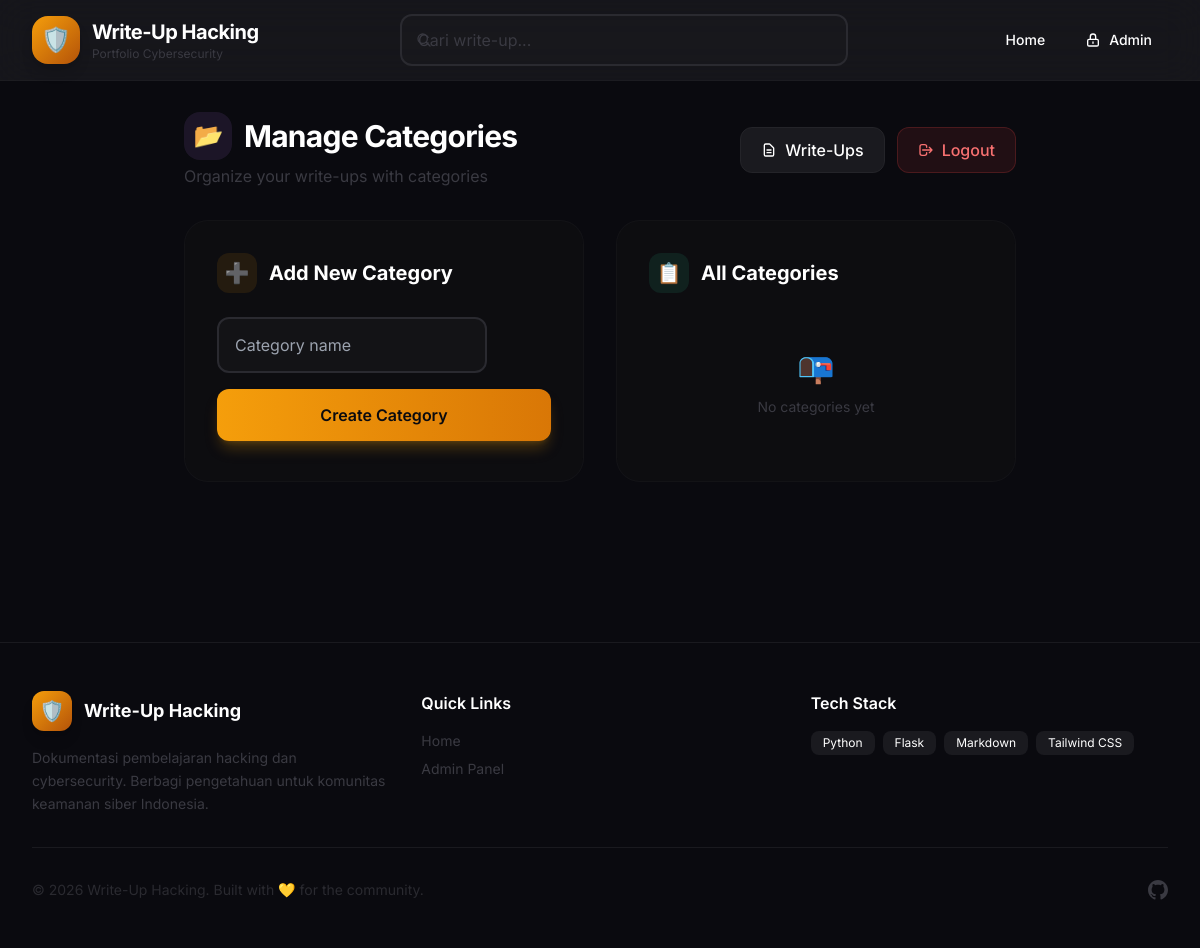
/admin/categories (signed in), run on an earlier commit of the app's database.
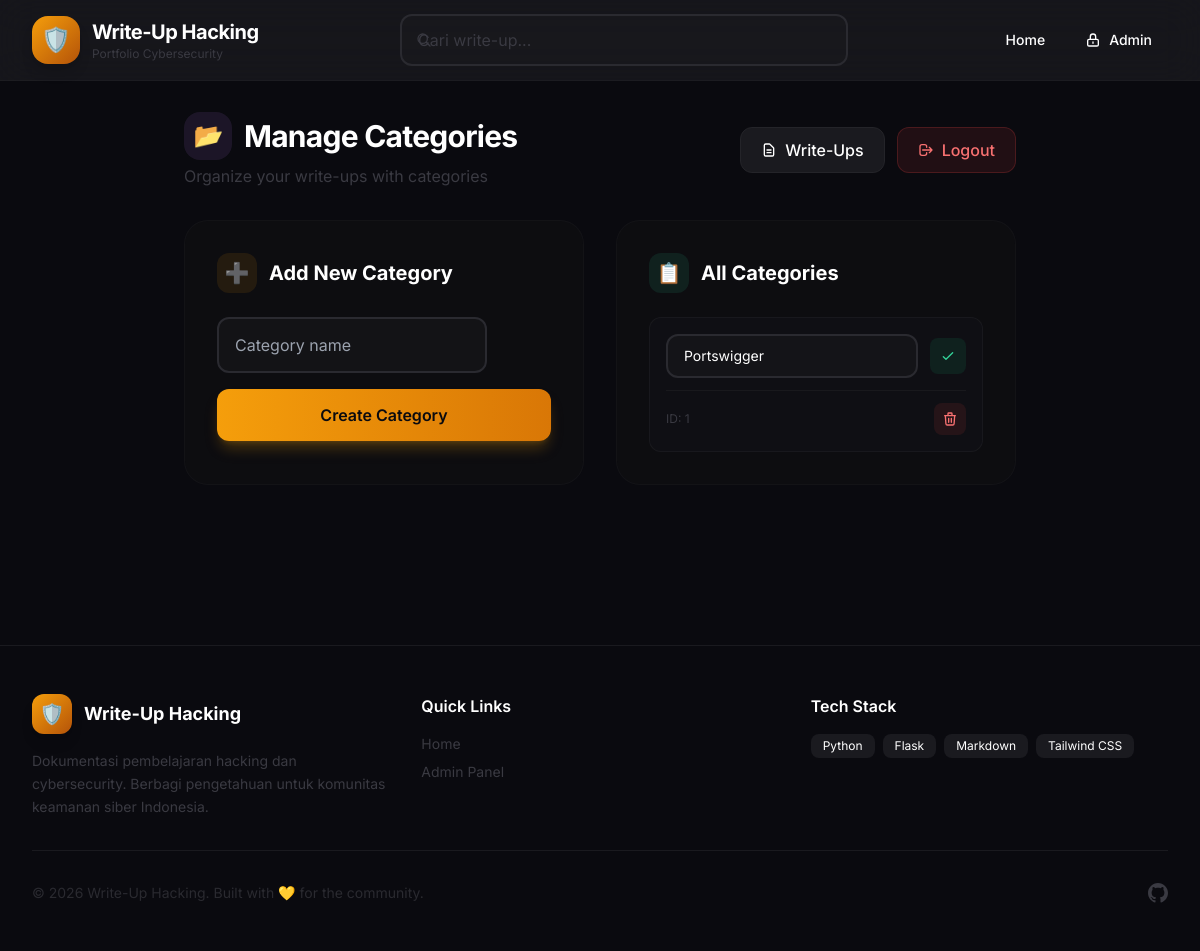
And on a later commit of the database.
### tables this page shows
CREATE TABLE categories (
    id INTEGER PRIMARY KEY AUTOINCREMENT,
    name TEXT NOT NULL UNIQUE,
    slug TEXT NOT NULL UNIQUE,
    created_at DATETIME DEFAULT CURRENT_TIMESTAMP
);

### app.py (the view, shortened to what this page needs)
@app.route('/admin/categories', methods=['GET', 'POST'])
@login_required
def admin_categories():
    db = get_db()
    form = CategoryForm()
    return render_template('admin/categories.html', form=form,
                           categories=db.execute('SELECT * FROM categories ORDER BY name').fetchall())

### app.py
class CategoryForm(FlaskForm):
    name = StringField('Nama Kategori', validators=[DataRequired()])
    submit = SubmitField('Simpan')

### app.py (called while the page is built)
def get_db():
    if 'db' not in g:
        g.db = sqlite3.connect(app.config['DATABASE'])
        g.db.row_factory = sqlite3.Row
        g.db.execute("PRAGMA foreign_keys = ON;")
    return g.db

def login_required(f):
    @wraps(f)
    def decorated(*args, **kwargs):
        if 'admin_id' not in session:
            flash('Silakan login.', 'warning')
            return redirect(url_for('admin_login'))
        return f(*args, **kwargs)
    return decorated

### templates/admin/categories.html (shortened to what the changed rows need)
{% extends "base.html" %}
{% block content %}
<div class="max-w-4xl mx-auto px-4 sm:px-6 lg:px-8 pb-20">
  <header class="mb-8 animate-fade-in-up">
    <div class="flex flex-col sm:flex-row sm:items-center justify-between gap-4">
      <div>
        <h1 class="text-2xl sm:text-3xl font-bold tracking-tight flex items-center gap-3">
          <span class="w-12 h-12 rounded-2xl bg-purple-400/10 flex items-center justify-center text-2xl">📂</span>
          Manage Categories
        </h1>
      </div>
    </div>
  </header>
  <div class="grid grid-cols-1 lg:grid-cols-2 gap-8">
    <div class="bg-dark-800/50 border border-dark-700/50 rounded-3xl p-6 sm:p-8 animate-fade-in-up">
      <h2 class="text-xl font-bold mb-6 flex items-center gap-3">
        <span class="w-10 h-10 rounded-xl bg-accent-400/10 flex items-center justify-center text-accent-400">➕</span>
        Add New Category
      </h2>
    </div>
    <div class="bg-dark-800/50 border border-dark-700/50 rounded-3xl p-6 sm:p-8 animate-fade-in-up delay-100">
      <h2 class="text-xl font-bold mb-6 flex items-center gap-3">
        <span class="w-10 h-10 rounded-xl bg-emerald-400/10 flex items-center justify-center text-emerald-400">📋</span>
        All Categories
      </h2>
      <div class="space-y-3 max-h-[400px] overflow-y-auto pr-2 -mr-2">
        {% for c in categories %}
        <div class="bg-dark-700/30 border border-dark-600/50 rounded-xl p-4 group">
          <form method="post" action="{{ url_for('admin_cat_edit', id=c.id) }}" class="flex items-center gap-3">
            <input type="text" name="name" value="{{ c.name }}" class="flex-1 !py-2.5 !text-sm">
            <button type="submit" class="shrink-0 p-2.5 bg-emerald-500/10 text-emerald-400 rounded-lg hover:bg-emerald-500/20 transition-colors" title="Save">
              <svg class="w-4 h-4" fill="none" stroke="currentColor" viewBox="0 0 24 24">
                <path stroke-linecap="round" stroke-linejoin="round" stroke-width="2" d="M5 13l4 4L19 7"/>
              </svg>
            </button>
          </form>
          <div class="flex items-center justify-between mt-3 pt-3 border-t border-dark-600/50">
            <span class="text-xs text-dark-400">ID: {{ c.id }}</span>
            <form method="post" action="{{ url_for('admin_cat_delete', id=c.id) }}" onsubmit="return confirm('Delete this category?')">
              <button type="submit" class="p-2 bg-red-500/10 text-red-400 rounded-lg hover:bg-red-500/20 transition-colors" title="Delete">
                <svg class="w-4 h-4" fill="none" stroke="currentColor" viewBox="0 0 24 24">
                  <path stroke-linecap="round" stroke-linejoin="round" stroke-width="2" d="M19 7l-.867 12.142A2 2 0 0116.138 21H7.862a2 2 0 01-1.995-1.858L5 7m5 4v6m4-6v6m1-10V4a1 1 0 00-1-1h-4a1 1 0 00-1 1v3M4 7h16"/>
                </svg>
              </button>
            </form>
          </div>
        </div>
        {% else %}
        <div class="text-center py-8 text-dark-400">
          <span class="text-3xl mb-3 block">📭</span>
          <p class="text-sm">No categories yet</p>
        </div>
        {% endfor %}
      </div>
    </div>
  </div>
</div>
{% endblock %}

What changed in the data, as far as the page shows it:
added categories: name "Portswigger", id "1"
Also different on the page:
text no longer shown: "📭 No categories yet"
